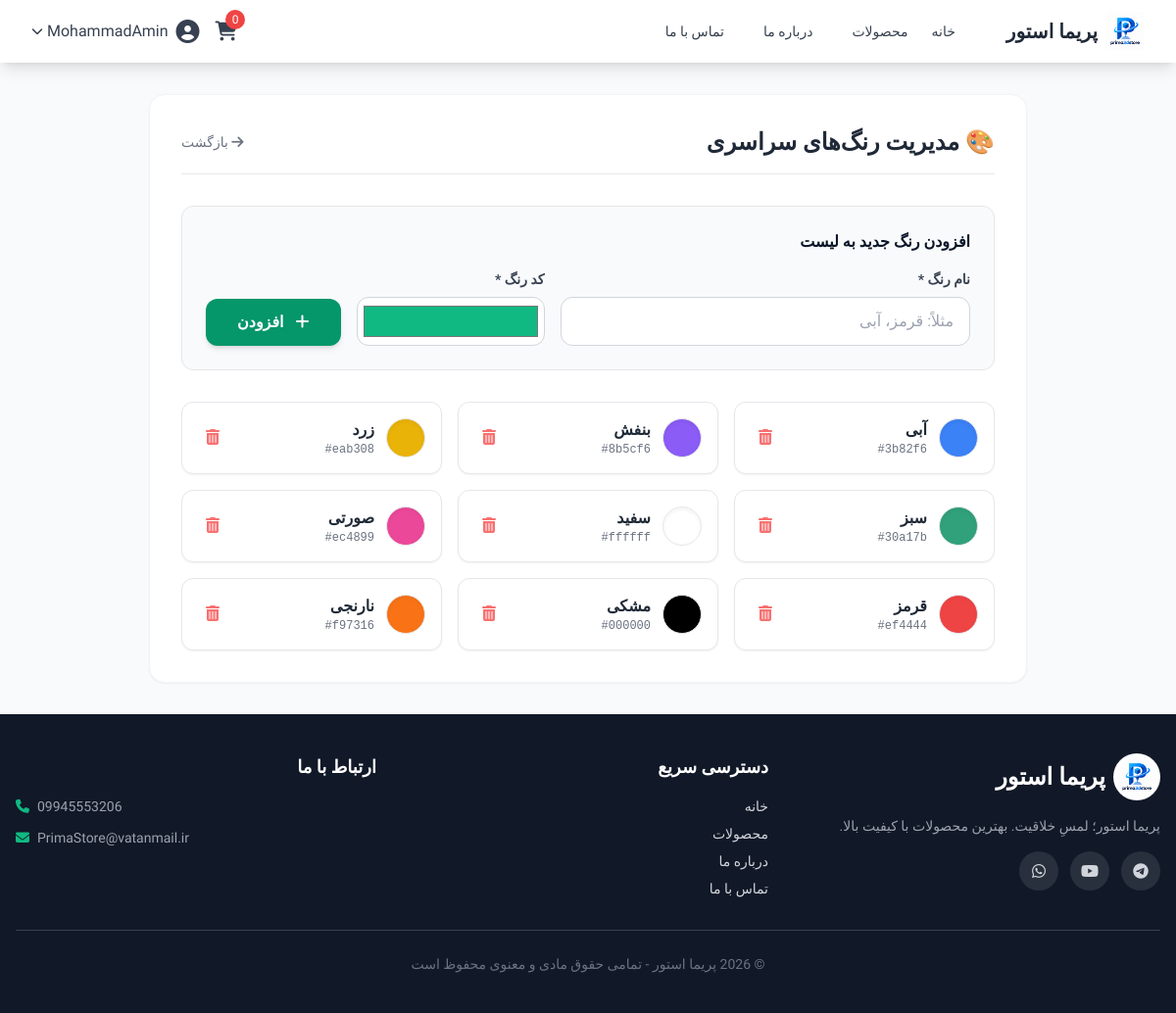
/admin/colors (signed in), run on the app's committed database.
### app/main.py (models this page shows)
class User(UserMixin, db.Model):
    __tablename__ = 'users'
    id = db.Column(db.Integer, primary_key=True)
    username = db.Column(db.String(80), unique=True, nullable=False)
    email = db.Column(db.String(120), unique=True, nullable=False)
    password_hash = db.Column(db.String(200), nullable=False)
    full_name = db.Column(db.String(100))
    is_admin = db.Column(db.Boolean, default=False)
    is_active = db.Column(db.Boolean, default=True)

class Color(db.Model):
    __tablename__ = 'colors'
    id = db.Column(db.Integer, primary_key=True)
    name = db.Column(db.String(100), unique=True, nullable=False)
    color_code = db.Column(db.String(20), nullable=False)
    created_at = db.Column(db.DateTime, default=db.func.current_timestamp())

### app/main.py (the view, shortened to what this page needs)
@app.route('/admin/colors', methods=['GET', 'POST'])
@login_required
def admin_colors():
    if not current_user.is_admin:
        flash('دسترسی غیرمجاز!', 'error')
        return redirect(url_for('index'))
    colors = Color.query.order_by(Color.name).all()
    return render_template('admin/colors.html', colors=colors)

### app/main.py (called while the page is built)
@login_manager.user_loader
def load_user(user_id):
    return User.query.get(int(user_id))

@app.context_processor
def inject_announcement():
    global announcement, announcement_link, announcement_page
    from datetime import datetime
    current_page = request.endpoint or ""
    show = False
    if announcement_page == "all":
        show = True
    elif announcement_page == "home" and current_page == "index":
        show = True
    elif announcement_page == "products" and current_page == "products":
        show = True
    elif announcement_page == "product" and current_page == "product_detail":
        show = True
    return {
        "announcement": announcement if show else None,
        "announcement_link": announcement_link if show else None,
        "now": datetime.now()
    }

### app/interfaces/templates/admin/colors.html (shortened to what this page needs)
{% extends "base.html" %}
{% block content %}
<div class="max-w-4xl mx-auto bg-white rounded-2xl shadow-sm border border-gray-100 p-8">
    <div class="flex justify-between items-center mb-8 border-b pb-4">
        <h1 class="text-2xl font-bold text-gray-800">🎨 مدیریت رنگ‌های سراسری</h1>
        <a href="/admin/products" class="text-gray-500 hover:text-emerald-600 transition text-sm"><i class="fas fa-arrow-right"></i> بازگشت</a>
    </div>
    <div class="bg-gray-50 p-6 rounded-xl border border-gray-200 mb-8">
        <h3 class="font-bold mb-4">افزودن رنگ جدید به لیست</h3>
        <form method="POST" class="flex flex-col md:flex-row gap-4 items-end">
            <div class="flex-1 w-full">
                <label class="block text-sm font-semibold mb-2 text-gray-700">نام رنگ *</label>
                <input type="text" name="name" placeholder="مثلاً: قرمز، آبی" required class="w-full px-4 py-3 border border-gray-300 rounded-xl focus:outline-none focus:border-emerald-500">
            </div>
            <div class="w-full md:w-48">
                <label class="block text-sm font-semibold mb-2 text-gray-700">کد رنگ *</label>
                <input type="color" name="color_code" value="#10b981" class="w-full h-[50px] p-1 border border-gray-300 rounded-xl cursor-pointer bg-white">
            </div>
            <button type="submit" class="w-full md:w-auto bg-emerald-600 text-white px-8 py-3 rounded-xl hover:bg-emerald-700 transition font-bold shadow-md">
                <i class="fas fa-plus ml-2"></i> افزودن
            </button>
        </form>
    </div>
    <div class="grid grid-cols-1 sm:grid-cols-2 md:grid-cols-3 gap-4">
        {% for color in colors %}
        <div class="flex items-center justify-between p-4 border border-gray-200 rounded-xl bg-white shadow-sm hover:shadow-md transition">
            <div class="flex items-center gap-3">
                <span class="w-10 h-10 rounded-full border border-gray-200 shadow-inner" style="background-color: {{ color.color_code }};"></span>
                <div>
                    <p class="font-bold text-gray-800">{{ color.name }}</p>
                    <p class="text-xs text-gray-500 font-mono" dir="ltr">{{ color.color_code }}</p>
                </div>
            </div>
            <form action="/admin/colors/{{ color.id }}/delete" method="POST" onsubmit="return confirm('حذف شود؟')">
                <button type="submit" class="text-red-400 hover:text-red-600 p-2 rounded-lg hover:bg-red-50 transition"><i class="fas fa-trash-alt"></i></button>
            </form>
        </div>
        {% else %}
        <div class="col-span-full text-center py-8 text-gray-500">هنوز رنگی تعریف نشده است.</div>
        {% endfor %}
    </div>
</div>
{% endblock %}

### app/interfaces/templates/base.html (shortened to what this page needs)
<!DOCTYPE html>
<html lang="fa" dir="rtl">
<head>
    <script src="{{ url_for('static', filename='js/tailwind.js') }}"></script>
    <link href="https://cdnjs.cloudflare.com/ajax/libs/font-awesome/6.5.1/css/all.min.css" rel="stylesheet">
    <link rel="stylesheet" href="{{ url_for('static', filename='css/style.css') }}">
</head>
<body class="bg-gray-50 flex flex-col min-h-screen">
    <nav class="bg-white shadow-lg sticky top-0 z-50">
        <div class="max-w-7xl mx-auto px-4 sm:px-6 lg:px-8">
            <div class="flex justify-between h-16">
                <div class="flex items-center">
                    <a href="/" class="flex items-center gap-2 group">
                        <img src="{{ url_for('static', filename='images/logo.png') }}" alt="پریما استور" class="h-10 w-10 object-contain transition-transform duration-300 group-hover:scale-110 group-hover:rotate-6">
                        <span class="text-xl font-bold text-gray-800 transition-colors duration-300 group-hover:text-emerald-600">پریما استور</span>
                    </a>
                    <div class="hidden md:flex mr-10 space-x-4">
                        <a href="/" class="text-gray-700 hover:text-emerald-600 px-3 py-2 rounded-md text-sm font-medium transition">خانه</a>
                        <a href="/products" class="text-gray-700 hover:text-emerald-600 px-3 py-2 rounded-md text-sm font-medium transition">محصولات</a>
                        <a href="/about" class="text-gray-700 hover:text-emerald-600 px-3 py-2 rounded-md text-sm font-medium transition">درباره ما</a>
                        <a href="/contact" class="text-gray-700 hover:text-emerald-600 px-3 py-2 rounded-md text-sm font-medium transition">تماس با ما</a>
                    </div>
                </div>
                <div class="flex items-center space-x-4 space-x-reverse">
                    <a href="/cart" class="relative text-gray-700 hover:text-emerald-600 transition">
                        <i class="fas fa-shopping-cart text-xl"></i>
                        <span class="absolute -top-2 -right-2 bg-red-500 text-white text-xs rounded-full h-5 w-5 flex items-center justify-center">
                            {{ session.get('cart', {})|length }}
                        </span>
                    </a>
                    {% if current_user.is_authenticated %}
                    <div class="relative group">
                        <button class="flex items-center text-gray-700 hover:text-emerald-600 transition">
                            <i class="fas fa-user-circle text-2xl"></i>
                            <span class="mr-2">{{ current_user.username }}</span>
                            <i class="fas fa-chevron-down text-xs mr-1"></i>
                        </button>
                    {% else %}
                    <a href="/auth/login" class="text-gray-700 hover:text-emerald-600 transition font-medium">ورود</a>
                    <a href="/auth/register" class="bg-emerald-600 text-white px-4 py-2 rounded-lg hover:bg-emerald-700 transition font-medium">ثبت‌نام</a>
                    {% endif %}
                </div>
            </div>
        </div>
    </nav>
    <main class="flex-grow max-w-7xl mx-auto w-full px-4 py-8">
        {% block content %}{% endblock %}
    </main>
    <footer class="footer bg-gray-900 text-gray-300 mt-auto">
        <div class="max-w-7xl mx-auto px-4 py-10">
            <div class="grid grid-cols-1 md:grid-cols-3 gap-8">
                <div>
                    <a href="/" class="flex items-center gap-2 mb-4 text-white">
                        <img src="{{ url_for('static', filename='images/logo.png') }}" alt="پریما استور" class="h-12 w-12 object-contain bg-white rounded-full p-1">
                        <span class="text-2xl font-bold">پریما استور</span>
                    </a>
                    <p class="text-sm text-gray-400 mb-4">پریما استور؛ لمسِ خلاقیت. بهترین محصولات با کیفیت بالا.</p>
                    <div class="flex gap-3 mt-4">
                        <a href="#" class="social-icon"><i class="fab fa-telegram"></i></a>
                        <a href="#" class="social-icon"><i class="fab fa-youtube"></i></a>
                        <a href="#" class="social-icon"><i class="fab fa-whatsapp"></i></a>
                    </div>
                </div>
                <div>
                    <h4 class="text-white font-bold mb-4 text-lg">دسترسی سریع</h4>
                    <ul class="space-y-2 text-sm">
                        <li><a href="/" class="hover:text-emerald-400 transition">خانه</a></li>
                        <li><a href="/products" class="hover:text-emerald-400 transition">محصولات</a></li>
                        <li><a href="/about" class="hover:text-emerald-400 transition">درباره ما</a></li>
                        <li><a href="/contact" class="hover:text-emerald-400 transition">تماس با ما</a></li>
                    </ul>
                </div>
                <div>
                    <h4 class="text-white font-bold mb-4 text-lg">ارتباط با ما</h4>
                    <ul class="space-y-3 text-sm text-gray-400">
                        <li class="flex items-center gap-2" dir="ltr"><i class="fas fa-phone text-emerald-500"></i> 09945553206</li>
                        <li class="flex items-center gap-2" dir="ltr"><i class="fas fa-envelope text-emerald-500"></i> PrimaStore@vatanmail.ir</li>
                    </ul>
                </div>
            </div>
            <div class="border-t border-gray-700 mt-8 pt-6 text-center text-sm text-gray-500">
                © 2026 پریما استور - تمامی حقوق مادی و معنوی محفوظ است
            </div>
        </div>
    </footer>
</body>
</html>

### app/interfaces/static/css/style.css (style rules this page uses)
:root { --bg-primary: #f0f2f5; --bg-secondary: #ffffff; --bg-card: #ffffff; --bg-card-hover: #f8faff; --text-primary: #0a1628; --text-secondary: #4a5568; --text-muted: #a0aec0; --border-color: #e2e8f0; --primary: #2563eb; --primary-dark: #1d4ed8; --primary-light: rgba(37, 99, 235, 0.1); --primary-gradient: linear-gradient(135deg, #2563eb, #7c3aed); --secondary: #0ea5e9; --accent: #ec4899; --success: #10b981; --warning: #f59e0b; --shadow-sm: 0 1px 3px rgba(0,0,0,0.06); --shadow: 0 4px 20px rgba(0,0,0,0.08); --shadow-lg: 0 8px 40px rgba(0,0,0,0.12); --shadow-xl: 0 12px 60px rgba(0,0,0,0.16); --shadow-primary: 0 4px 20px rgba(37, 99, 235, 0.35); --radius: 16px; --radius-lg: 24px; --transition: all 0.3s cubic-bezier(0.4, 0, 0.2, 1); }
* { margin: 0; padding: 0; box-sizing: border-box; }
html { scroll-behavior: smooth; }
body { background: var(--bg-primary); color: var(--text-primary); font-family: 'Vazirmatn', system-ui, -apple-system, sans-serif; transition: var(--transition); min-height: 100vh; line-height: 1.7; }

### app/interfaces/templates/base.html (style rules this page uses)
body { font-family: 'Vazirmatn', sans-serif; }
.footer .social-icon { display: inline-flex; align-items: center; justify-content: center; width: 40px; height: 40px; border-radius: 50%; background: rgba(255,255,255,0.1); transition: all 0.3s; }

### data on the page
User: username "MohammadAmin"
Color: name "آبی", color_code "#3b82f6"
Color: name "بنفش", color_code "#8b5cf6"
Color: name "زرد", color_code "#eab308"
Color: name "سبز", color_code "#30a17b"
Color: name "سفید", color_code "#ffffff"
Color: name "صورتی", color_code "#ec4899"
Color: name "قرمز", color_code "#ef4444"
Color: name "مشکی", color_code "#000000"
Color: name "نارنجی", color_code "#f97316"

### other printed values
{{ session.get('cart', {})|length }} "0"
